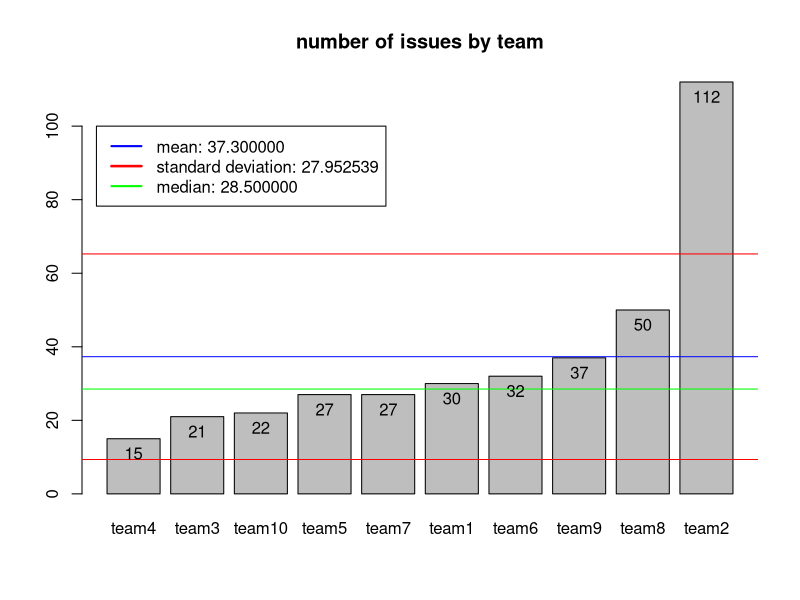
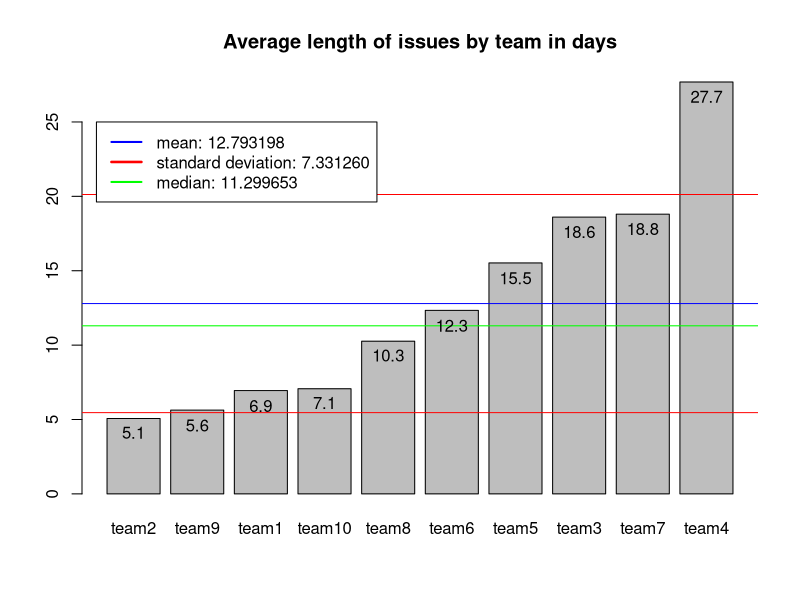
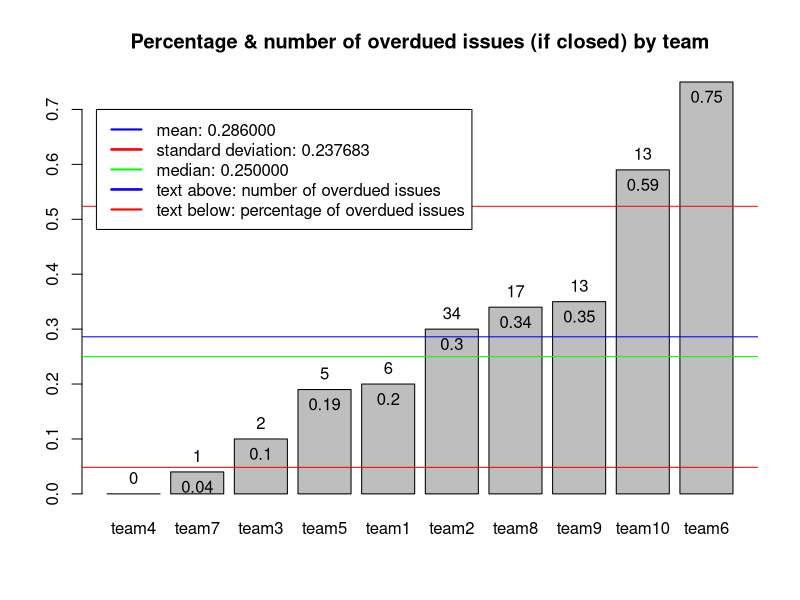
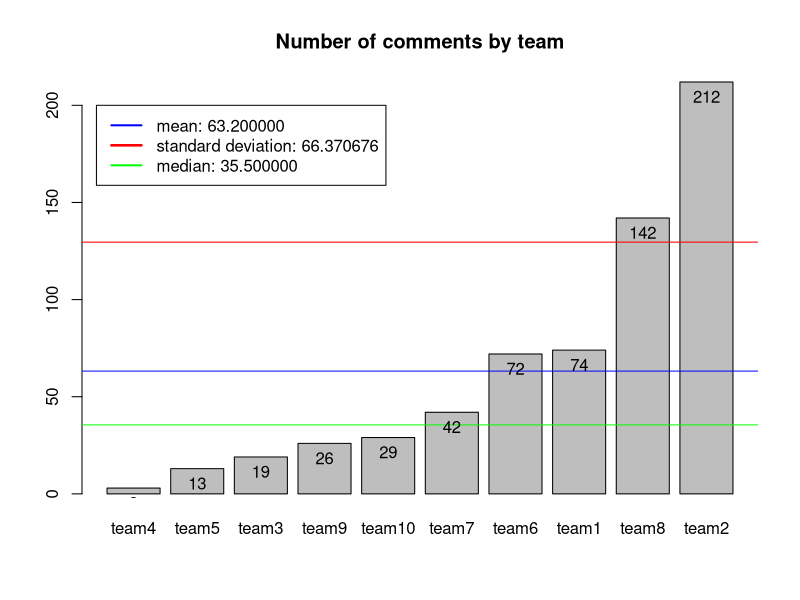

R code for these plots, in order:
require('plyr')


data = read.csv(file="issues.csv",head=TRUE,sep=",")
teams = unique(data$team)
totalUser = 0


#number of issue
numIssuesByTeam = vector()
for(i in 1:length(teams)){
  numIssuesByTeam[i] =  nrow(data[data[,"team"] == teams[[i]],])
}
avgIssueTeam = sum(numIssuesByTeam) / length(teams)
sdIssueTeam = sd(numIssuesByTeam)
medianIssueUser = median(numIssuesByTeam)

df = data.frame(teams,numIssuesByTeam)
df = df[order(df$numIssuesByTeam),]

plot = barplot(main="number of issues by team", df$numIssuesByTeam, names.arg=df$teams)
abline(h=avgIssueTeam, col = "blue")
abline(h=avgIssueTeam + sdIssueTeam, col = "red")
abline(h=avgIssueTeam - sdIssueTeam, col = "red")
abline(h=medianIssueUser, col = "green")
text(x = plot, y = df$numIssuesByTeam, label = df$numIssuesByTeam, pos = 1)

# add legend
legend_col <- c()
legend_col <- c(legend_col, "blue")
legend_col <- c(legend_col, "red")
legend_col <- c(legend_col, "green")

legend(0,100, c(sprintf("mean: %f",avgIssueTeam), 
                sprintf("standard deviation: %f",sdIssueTeam),
                sprintf("median: %f",medianIssueUser)
                ), 
       lty=c(1,1), lwd=c(2,2.5),col=legend_col)




#Issues assigned per user (should be evenly distributed)
issueAssignedList = list()
users = as.vector(c('user1','user2','user3','user4'))
usersIssueVector = vector()
for(i in 1:length(teams)){
  currTeamData = data[data[,"team"] == teams[[i]],]
  assignees = data[data[,"team"] == teams[[i]],]$assignees
  #users = unique(currTeamData$assignee)
  times = vector()
  for(k in 1:length(users)){
    if(users[k]==""||users[k]=="effat"||users[k]=="timm"){
      next
    }
    totalUser = totalUser + 1
    times[k] = 0
    for(j in 1:length(assignees)){
      if(grepl(users[k], assignees[[j]])){
        times[k] = times[k] + 1
      }
    }
  }
  if(times[4]==0){
    times = times[-4]
    totalUser = totalUser - 1
  }
  usersIssueVector = c(usersIssueVector, times)
  times = times/sum(times)
  issueAssignedList = c(issueAssignedList, list(times))
}



avgIssueUser = sum(numIssuesByTeam) / totalUser
sdIssueUser = sd(usersIssueVector)
medianIssueUser = median(usersIssueVector)










#Time taken per user to complete an issue
timeTakenList = list()
users = as.vector(c('user1','user2','user3','user4'))
tmpVector = vector()
for(i in 1:length(teams)){
  currTeamData = data[data[,"team"] == teams[[i]],]
  assignees = data[data[,"team"] == teams[[i]],]$assignees
  #users = unique(currTeamData$assignee)
  times = vector()
  for(k in 1:length(users)){
    if(users[k]==""||users[k]=="effat"||users[k]=="timm"){
      next
    }
    totalTime = 0
    issues = 0
    times[k] = 0
    for(j in 1:nrow(currTeamData)){
      if(grepl(users[k], assignees[[j]])){
        if(currTeamData[j,"closed_at"]!=""){
          strptime("2017-01-26T21:58:36Z",format="%Y-%m-%dT%H:%M:%SZ")
          created_at = strptime(currTeamData[j,"created_at"],format="%Y-%m-%dT%H:%M:%SZ")
          closed_at = strptime(currTeamData[j,"closed_at"],format="%Y-%m-%dT%H:%M:%SZ")
          totalTime = totalTime + difftime(closed_at, created_at, units = "hours")
          issues = issues + 1
        }
      }
    }
    times[k] = totalTime / issues
    if(k<4 && is.nan(times[k])){
      times[k] = 0
    }
  }
  if(is.nan(times[4])){
    times = times[-4]
  }
  timeTakenList = c(timeTakenList, list(round(times/24,1)))
  tmpVector = c(tmpVector, times)
}

avgTimeUser = sum(tmpVector) / totalUser
sdTimeUser = sd(tmpVector)
medianTimeUser = median(tmpVector)



#span of issues
issueSpan = vector()
due = vector()
for(i in 1:length(teams)){
  currTeamData = data[data[,"team"] == teams[[i]],]
  totalTime = 0
  issues = 0
  overdue = 0
  for(j in 1:nrow(currTeamData)){
      if(currTeamData[j,"closed_at"]!=""){
        strptime("2017-01-26T21:58:36Z",format="%Y-%m-%dT%H:%M:%SZ")
        created_at = strptime(currTeamData[j,"created_at"],format="%Y-%m-%dT%H:%M:%SZ")
        closed_at = strptime(currTeamData[j,"closed_at"],format="%Y-%m-%dT%H:%M:%SZ")
        if(currTeamData[j,"milestone_due_on"]!=""){
          milestone_due_on = strptime(currTeamData[j,"milestone_due_on"],format="%Y-%m-%dT%H:%M:%SZ")
          if((milestone_due_on > closed_at) == TRUE){
            overdue = overdue + 1
          }
        }
        totalTime = totalTime + difftime(closed_at, created_at, units = "hours")
        issues = issues + 1
      }
  }
  due[i] = overdue
  issueSpan[i] = totalTime / issues
}
#issue span by team
issueSpan = issueSpan/24
avgIssueSpan = sum(issueSpan)/length(teams)
sdIssueSpan = sd(issueSpan)
medianIssueSpan = median(issueSpan)
#issues close after due day
avgOverDue = mean(due)
sdOverDue = sd(due)
medianOverDue = median(due)
#percentage issues overdue
pct = round(due/numIssuesByTeam,2)
avgOverDue = mean(pct)
sdOverDue = sd(pct)
medianOverDue = median(pct)

df = data.frame(teams,issueSpan)
df = df[order(df$issueSpan),]
plot = barplot(main="Average length of issues by team in days", df$issueSpan, names.arg=df$teams)
abline(h=avgIssueSpan, col = "blue")
abline(h=avgIssueSpan-sdIssueSpan, col = "red")
abline(h=avgIssueSpan+sdIssueSpan, col = "red")
abline(h=medianIssueSpan, col = "green")
text(x = plot, y = round(df$issueSpan,1), label = round(df$issueSpan,1), pos = 1)
# add legend
legend_col <- c()
legend_col <- c(legend_col, "blue")
legend_col <- c(legend_col, "red")
legend_col <- c(legend_col, "green")
legend(0,25, c(sprintf("mean: %f",avgIssueSpan), 
               sprintf("standard deviation: %f",sdIssueSpan),
                sprintf("median: %f",medianIssueSpan)),
                
       lty=c(1,1), lwd=c(2,2.5),col=legend_col)




df = data.frame(teams,pct,due)
df = df[order(df$pct),]
plot = barplot(main="Percentage & number of overdued issues (if closed) by team", df$pct, names.arg=df$teams)
abline(h=avgOverDue, col = "blue")
abline(h=avgOverDue-sdOverDue, col = "red")
abline(h=avgOverDue+sdOverDue, col = "red")
abline(h=medianOverDue, col = "green")
text(x = plot, y = round(df$pct,2), label = round(df$pct,2), pos = 1)
text(x = plot, y = round(df$pct,2), label = df$due, pos = 3)

# add legend
legend_col <- c()
legend_col <- c(legend_col, "blue")
legend_col <- c(legend_col, "red")
legend_col <- c(legend_col, "green")
legend_col <- c(legend_col)
legend_col <- c(legend_col )
legend(0,0.7, c(sprintf("mean: %f",avgOverDue), 
                sprintf("standard deviation: %f",sdOverDue),
                sprintf("median: %f",medianOverDue)
                ,
                "text above: number of overdued issues",
                "text below: percentage of overdued issues"),
       lty=c(1,1), lwd=c(2,2.5),col=legend_col)







#number of comments
numComments = vector()
for(i in 1:length(teams)){
  currTeamData = data[data[,"team"] == teams[[i]],]
  numComments[i] = sum(currTeamData$comments)
}
meanComments = sum(numComments) / length(teams)
sdComments = sd(numComments)
medianComments = median(numComments)


df = data.frame(teams,numComments)
df = df[order(df$numComments),]

plot = barplot(main="Number of comments by team", df$numComments, names.arg=df$teams)
abline(h=meanComments, col = "blue")
abline(h=meanComments-sdComments, col = "red")
abline(h=meanComments+sdComments, col = "red")
abline(h=medianComments, col = "green")
text(x = plot, y = df$numComments, label = df$numComments, pos = 1)

# add legend
legend_col <- c()
legend_col <- c(legend_col, "blue")
legend_col <- c(legend_col, "red")
legend_col <- c(legend_col, "green")

legend(0,200, c(sprintf("mean: %f",meanComments), 
                sprintf("standard deviation: %f",sdComments),
                sprintf("median: %f",medianComments)
                ), 
       lty=c(1,1), lwd=c(2,2.5),col=legend_col)



